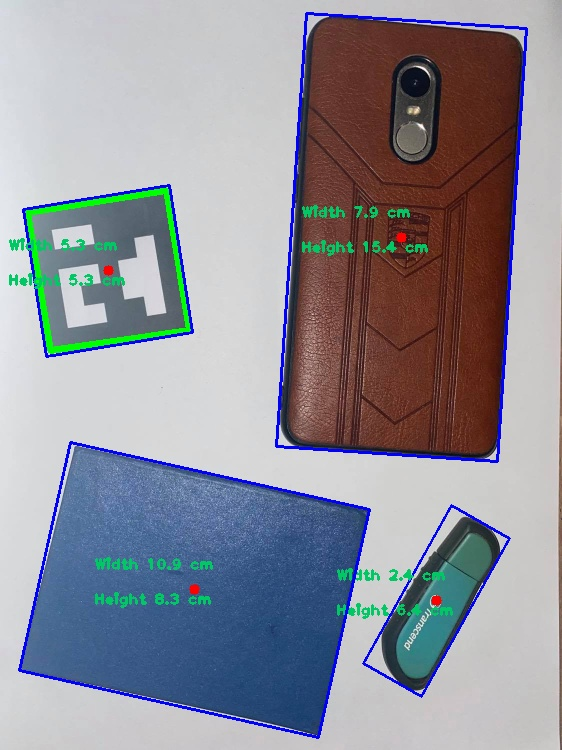
#> input picture Measured_image.jpg, 562 x 750 px
$ python -i object_detector.py   (imports and definitions only)
#> lines starting #> are read from the running program, lines starting #| are printed output that depends on the picture; after the words box and inside, x2 and y2 are one past the last pixel; in counts of white or black regions, pixels touching at a corner belong together
#> further down, picture is the input picture: shape (750, 562, 3); mean B, G, R 152.8, 144, 143.1
import cv2


class HomogeneousBgDetector():
    def __init__(self):
        pass

    def detect_objects(self, frame):
        # Convert Image to grayscale
        gray = cv2.cvtColor(frame, cv2.COLOR_BGR2GRAY)
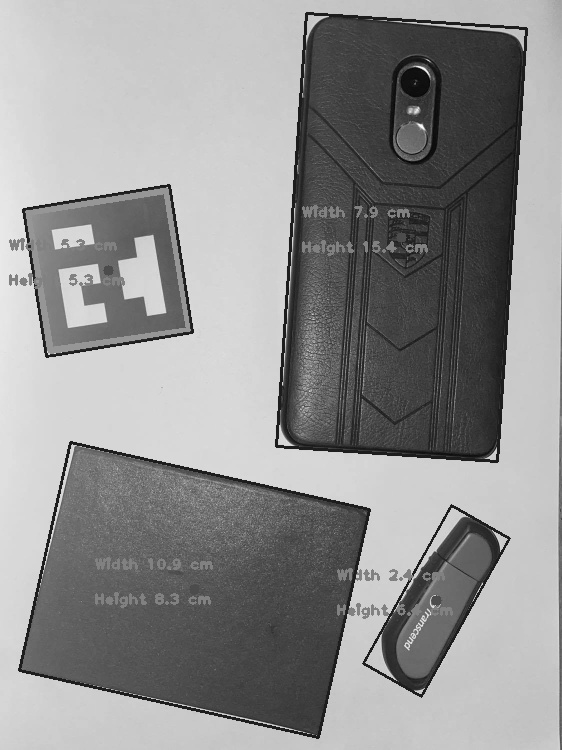
#> gray: shape (750, 562); min 3, max 253, mean 144.8

        # Create a Mask with adaptive threshold
        mask = cv2.adaptiveThreshold(gray, 255, cv2.ADAPTIVE_THRESH_MEAN_C, cv2.THRESH_BINARY_INV, 19, 5)
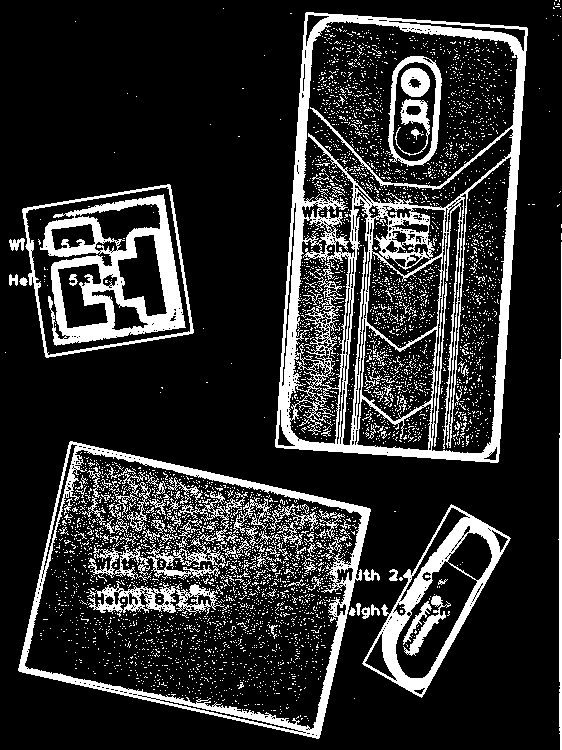
#> mask: shape (750, 562); 17.8% white; 4578 white regions (4454 under 20 px)

        # Find contours
        contours, _ = cv2.findContours(mask, cv2.RETR_EXTERNAL, cv2.CHAIN_APPROX_SIMPLE)
#> contours = 56 contours, 42 with area under 20; largest, box (x1, y1, x2, y2) and area: (275, 12, 528, 463) 97224, (18, 441, 371, 739) 72646, (22, 184, 194, 358) 22635, (362, 504, 511, 698) 12547, (558, 242, 562, 750) 680

        #cv2.imshow("mask", mask) #just a change
        objects_contours = []

        for cnt in contours:
            area = cv2.contourArea(cnt)
            if area > 2000:
                #cnt = cv2.approxPolyDP(cnt, 0.03*cv2.arcLength(cnt, True), True)
                objects_contours.append(cnt)
#> this loop made 56 passes
#> area on passes 2, 3, 4, 5, 7, 8, 10, 11, 19, 20, 21, 22: 59.5, 28, 36.5, 29, 48, 75, 12547, 72646.5, 39.5, 50, 679.5, 93
#> after the loop, objects_contours = 4 contours; box (x1, y1, x2, y2) and area: (275, 12, 528, 463) 97224, (18, 441, 371, 739) 72646, (22, 184, 194, 358) 22635, (362, 504, 511, 698) 12547

        return objects_contours

    # def get_objects_rect(self):
    #     box = cv2.boxPoints(rect)  # cv2.boxPoints(rect) for OpenCV 3.x
    #     box = np.int0(box)

>>> import cv2
>>> picture = cv2.imread('Measured_image.jpg')
>>> result = HomogeneousBgDetector().detect_objects(picture)
#> result has the same summary as objects_contours in detect_objects
